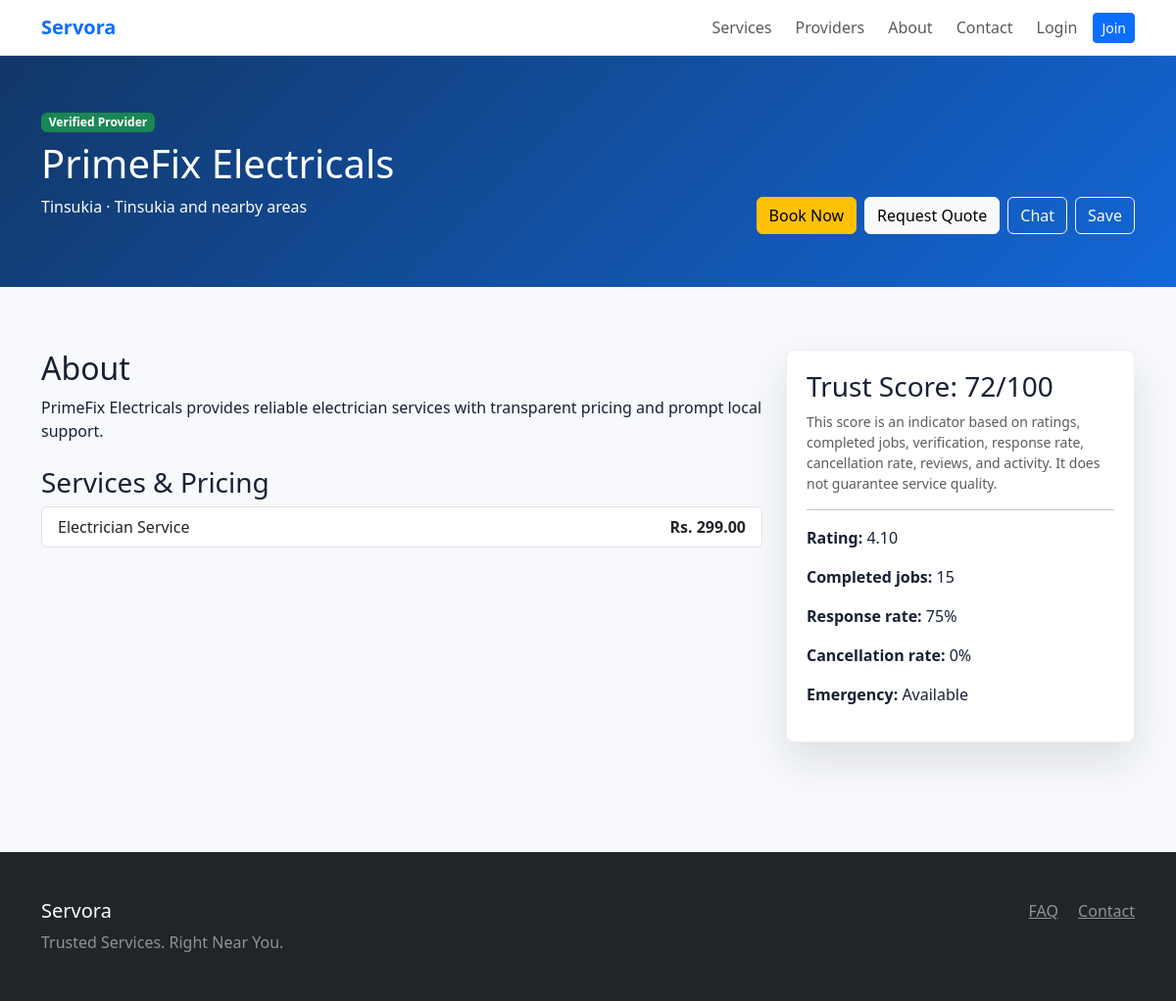
Screenshot of /providers/1/ with the database file from the repository.
### providers/models.py (models this page shows, shortened)
class ProviderProfile(models.Model):
    PENDING = 'pending'
    APPROVED = 'approved'
    REJECTED = 'rejected'
    VERIFICATION_CHOICES = (
        (PENDING, 'Pending'),
        (APPROVED, 'Approved'),
        (REJECTED, 'Rejected'),
    )
    user = models.OneToOneField(settings.AUTH_USER_MODEL, on_delete=models.CASCADE, related_name='provider_profile')
    business_name = models.CharField(max_length=160)
    bio = models.TextField(blank=True)
    experience_years = models.PositiveIntegerField(default=0)
    service_area = models.CharField(max_length=160, db_index=True)
    base_location = models.CharField(max_length=160, db_index=True)
    latitude = models.DecimalField(max_digits=9, decimal_places=6, null=True, blank=True)
    longitude = models.DecimalField(max_digits=9, decimal_places=6, null=True, blank=True)
    profile_photo = models.ImageField(upload_to='providers/photos/', blank=True)
    verification_status = models.CharField(max_length=20, choices=VERIFICATION_CHOICES, default=PENDING, db_index=True)
    emergency_available = models.BooleanField(default=False, db_index=True)
    response_rate = models.PositiveIntegerField(default=80, validators=[MaxValueValidator(100)])
    cancellation_rate = models.PositiveIntegerField(default=5, validators=[MaxValueValidator(100)])
    completed_jobs = models.PositiveIntegerField(default=0)
    average_rating = models.DecimalField(max_digits=3, decimal_places=2, default=0)
    trust_score = models.PositiveIntegerField(default=50, validators=[MinValueValidator(0), MaxValueValidator(100)])
    created_at = models.DateTimeField(auto_now_add=True)
    class Meta:
        ordering = ['-trust_score', '-average_rating']
        indexes = [
            models.Index(fields=['verification_status', 'base_location']),
            models.Index(fields=['emergency_available', 'trust_score']),
        ]

class ProviderService(models.Model):
    provider = models.ForeignKey(ProviderProfile, on_delete=models.CASCADE, related_name='services')
    category = models.ForeignKey(ServiceCategory, on_delete=models.PROTECT, related_name='provider_services')
    title = models.CharField(max_length=160)
    description = models.TextField(blank=True)
    starting_price = models.DecimalField(max_digits=10, decimal_places=2)
    is_active = models.BooleanField(default=True, db_index=True)
    class Meta:
        unique_together = ('provider', 'category', 'title')
        indexes = [models.Index(fields=['category', 'starting_price'])]

### providers/views.py (the view)
# urls.py: path('<int:pk>/', views.provider_profile, name='profile'),
def provider_profile(request, pk):
    provider = get_object_or_404(
        ProviderProfile.objects.select_related('user').prefetch_related('services__category', 'reviews'),
        pk=pk,
        verification_status=ProviderProfile.APPROVED,
    )
    return render(request, 'public/provider_profile.html', {'provider': provider})

### notifications/context_processors.py (called while the page is built)
def unread_notifications(request):
    if not request.user.is_authenticated:
        return {'unread_notifications_count': 0}
    return {
        'unread_notifications_count': request.user.notifications.filter(is_read=False).count()
    }

### templates/public/provider_profile.html (shortened to what this page needs)
{% extends 'base.html' %}
{% block content %}
<section class="page-header">
  <div class="container">
    <div class="d-flex flex-wrap justify-content-between align-items-end gap-3">
      <div><span class="badge text-bg-success mb-2">Verified Provider</span><h1>{{ provider.business_name }}</h1><p>{{ provider.base_location }} · {{ provider.service_area }}</p></div>
      <div class="d-flex gap-2 flex-wrap">
        <a class="btn btn-warning" href="{% url 'bookings:create' provider.pk %}">Book Now</a>
        <a class="btn btn-light" href="{% url 'bookings:create' provider.pk %}">Request Quote</a>
        <a class="btn btn-outline-light" href="{% url 'messaging:start_provider' provider.pk %}">Chat</a>
        <form method="post" action="{% url 'reviews:favorite_toggle' provider.pk %}">{% csrf_token %}<button class="btn btn-outline-light">Save</button></form>
      </div>
    </div>
  </div>
</section>
<section class="section-band"><div class="container"><div class="row g-4">
  <div class="col-lg-8">
    <h2>About</h2><p>{{ provider.bio }}</p>
    <h3 class="mt-4">Services & Pricing</h3>
    <div class="list-group">{% for service in provider.services.all %}<div class="list-group-item d-flex justify-content-between"><span>{{ service.title }}</span><strong>Rs. {{ service.starting_price }}</strong></div>{% endfor %}</div>
  </div>
  <div class="col-lg-4"><div class="provider-card"><h3>Trust Score: {{ provider.trust_score }}/100</h3><p class="text-muted small">This score is an indicator based on ratings, completed jobs, verification, response rate, cancellation rate, reviews, and activity. It does not guarantee service quality.</p><hr><p><strong>Rating:</strong> {{ provider.average_rating }}</p><p><strong>Completed jobs:</strong> {{ provider.completed_jobs }}</p><p><strong>Response rate:</strong> {{ provider.response_rate }}%</p><p><strong>Cancellation rate:</strong> {{ provider.cancellation_rate }}%</p><p><strong>Emergency:</strong> {% if provider.emergency_available %}Available{% else %}Not available{% endif %}</p></div></div>
</div></div></section>
{% endblock %}

### static/css/style.css (style rules this page uses)
:root { --servora-primary: #1267d8; --servora-ink: #172033; --servora-accent: #ffc247; }
body { color: var(--servora-ink); background: #f7f9fc; }
.search-panel, .hero-card, .provider-card, .auth-card { background: #fff; border: 1px solid rgba(20, 43, 79, .08); border-radius: 8px; box-shadow: 0 18px 40px rgba(23, 32, 51, .12); }
.section-band { padding: 64px 0; }
.provider-card { height: 100%; padding: 20px; }
.page-header { padding: 54px 0; color: #fff; background: linear-gradient(135deg, #123767, #1267d8); }

### rows the page displays
ProviderProfile: business_name "PrimeFix Electricals", base_location "Tinsukia", service_area "Tinsukia and nearby areas", bio "PrimeFix Electricals provides reliable electrician services with transparent pricing and prompt local support.", trust_score "72", average_rating "4.10", completed_jobs "15", response_rate "75", cancellation_rate "0"
ProviderService: title "Electrician Service", starting_price "299.00"
